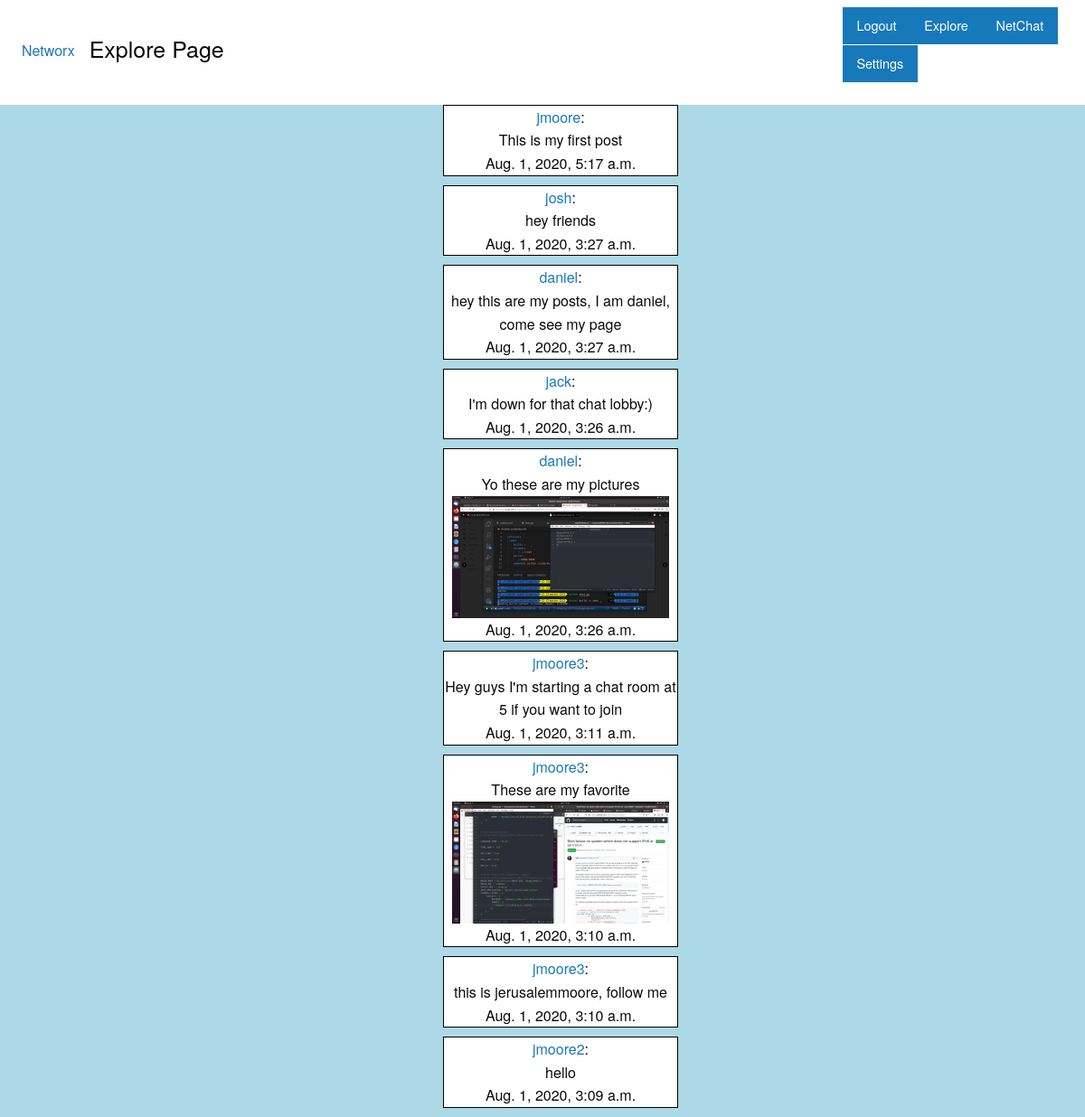
Screenshot of /explore/ (signed in) with the database file from the repository.
### myapp/models.py (models this page shows)
class PostModel(models.Model):
    user = models.ForeignKey(User, on_delete=models.CASCADE, default=None)
    content = models.CharField(max_length=160)
    image = models.ImageField(upload_to='profile_image', blank=True, null=True)
    timeCreated = models.DateTimeField(auto_now_add=True)
    updated_at = models.DateTimeField(auto_now=True)
    def __str__(self):
        return self.content

### myapp/views.py (the view)
# urls.py: path('explore/', views.exploreView),
def exploreView(request):
    if request.user.is_authenticated:
        li = models.PostModel.objects.all()
        context={
        "globalPosts":li,
        "explorePage":"Explore Page"
        }
        return render(request,"explore.html", context=context)
    else:
        redirect("/login/")

### myapp/templates/explore.html (shortened to what this page needs)
{% extends "base.html" %}
{% load static %}
{% block topBar %}
  <div class=" columns small-12 medium-3">
    <div class="top-bar">
      <div class="top-bar-left">
        <ul class="dropdown menu" data-dropdown-menu>
          <li>
            <a href="/home">Networx</a>
          </li>
          <li>
            <h4>{{explorePage}}</h4>
          </li>
        </ul>
      </div>
      <div class="top-bar-right">
        <ul class="button-group radius">
          <li id="buttonItem">
            <a href="/login" class="button">Logout</a>
          </li>
          <li id="buttonItem">
            <a href="/explore" class="button">Explore</a>
          </li>
          <li id="buttonItem">
            <a href="/chat" class="button">NetChat</a>
          </li>
          <li id="buttonItem">
            <a href="/settings" class="button">Settings</a>
          </li>
        </ul>
      </div>
    </div>
  </div>
  {% endblock %}
  {% block body %}
  <body>
  <div class=columns small--12 medium-3>
  {% for post in globalPosts reversed %}
      <ul>
        <li id="postItem">
        <div class="row">
          <a href="/{{post.user.id}}/">{{post.user}}</a>:
        </div>
        {{post}}
        {% if post.image %}
         <a href="{{post.image.url}}">
         <img src="{{post.image.url}}" width="240">
         </a>
         {% endif %}
        <div class="row">
          <div class="row">
            {{post.timeCreated}}
          </div>
          </div>
        </li>
      </ul>
  {% endfor %}
  </div>
  </body>
{% endblock %}

### myapp/templates/base.html (style rules this page uses)
body { background:powderblue; }
#postItem { word-break: break-word; margin:0 0 10px 0; background-color: white; list-style-type: none; border: 1px solid black; border-spacing: 100px }
#buttonItem { list-style-type:none; }

### myapp/templates/explore.html (style rules this page uses)
#postItem { word-break: break-word; margin:0 0 10px 0; background-color: white; list-style-type: none; border: 1px solid black; border-spacing: 100px }
#buttonItem { list-style-type:none; border-spacing: 100px }

### rows the page displays
PostModel: user "jmoore", content "This is my first post", timeCreated "Aug. 1, 2020, 5:17 a.m."
PostModel: user "josh", content "hey friends", timeCreated "Aug. 1, 2020, 3:27 a.m."
PostModel: user "daniel", content "hey this are my posts, I am daniel, come see my page", timeCreated "Aug. 1, 2020, 3:27 a.m."
PostModel: user "jack", content "I'm down for that chat lobby:)", timeCreated "Aug. 1, 2020, 3:26 a.m."
PostModel: user "daniel", content "Yo these are my pictures", image (picture), timeCreated "Aug. 1, 2020, 3:26 a.m."
PostModel: user "jmoore3", content "Hey guys I'm starting a chat room at 5 if you want to join", timeCreated "Aug. 1, 2020, 3:11 a.m."
PostModel: user "jmoore3", content "These are my favorite", image (picture), timeCreated "Aug. 1, 2020, 3:10 a.m."
PostModel: user "jmoore3", content "this is jerusalemmoore, follow me", timeCreated "Aug. 1, 2020, 3:10 a.m."
PostModel: user "jmoore2", content "hello", timeCreated "Aug. 1, 2020, 3:09 a.m."

### other values shown
{{ explorePage }} "Explore Page"
